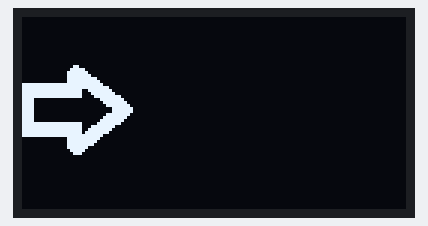
The sketch below on a simulated Arduino Uno, built with avr-gcc and run on an emulated ATmega328P. Parts: 128×64 one-colour display.

Above: at 0.3 s.
At 1.1 s:
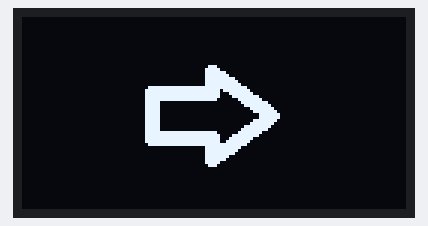
At 1.8 s:
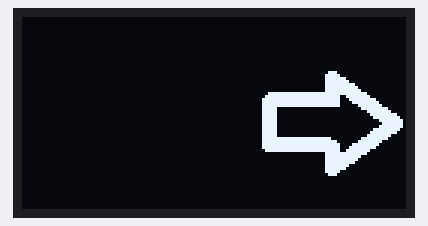

Measured:
- by itself, everything shown: repeats every 2.2 s, in 3 steps
- what the display in image 0 shows lasts 0.7 s, from 0.3 s to 1.0 s

The sketch:

4-6.ino
```cpp
#include <U8g2lib.h> //引用u8g2函示庫
#include <Wire.h> //引用wire.h函示庫，以便驅動I2C
#include "1.h";
#include "2.h";
#include "3.h";
U8G2_SSD1306_128X64_NONAME_1_HW_I2C u8g2(U8G2_R0, U8X8_PIN_NONE);//硬體設定

void setup() {
u8g2.begin();
}

void loop() {
u8g2.firstPage();
do {
  u8g2.drawXBMP(0, 0, 128, 64, img1);
} while (u8g2.nextPage());
delay(500);
u8g2.firstPage();
do {
  u8g2.drawXBMP(0, 0, 128, 64, img2);
} while (u8g2.nextPage());
delay(500);
u8g2.firstPage();
do {
  u8g2.drawXBMP(0, 0, 128, 64, img3);
} while (u8g2.nextPage());
delay(500);
}
```

Source omitted: 1.h (data table, 6451 bytes), 2.h (data table, 6451 bytes), 3.h (data table, 6451 bytes)
